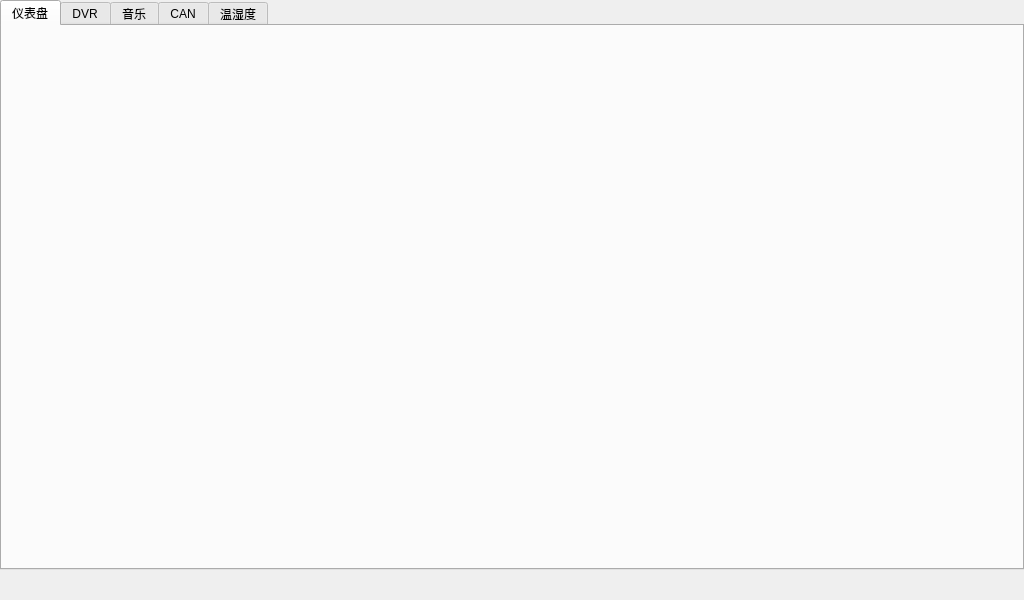
<?xml version="1.0" encoding="UTF-8"?>
<ui version="4.0">
 <class>MainWindow</class>
 <widget class="QMainWindow" name="MainWindow">
  <property name="geometry">
   <rect><x>0</x><y>0</y><width>1024</width><height>600</height></rect>
  </property>
  <property name="windowTitle">
   <string>智能车载终端</string>
  </property>
  <widget class="QWidget" name="centralwidget">
   <widget class="QTabWidget" name="tabWidget">
    <property name="geometry">
     <rect><x>0</x><y>0</y><width>1024</width><height>570</height></rect>
    </property>
    <widget class="QWidget" name="tabDashboard">
     <attribute name="title"><string>仪表盘</string></attribute>
    </widget>
    <widget class="QWidget" name="tabDVR">
     <attribute name="title"><string>DVR</string></attribute>
     <widget class="QLabel" name="dvrPreview">
      <property name="geometry"><rect><x>20</x><y>20</y><width>640</width><height>360</height></rect></property>
      <property name="text"><string>摄像头预览</string></property>
      <property name="alignment"><set>Qt::AlignCenter</set></property>
      <property name="styleSheet"><string>background:#222; color:#888; border:2px solid #555; font-size:24px;</string></property>
     </widget>
     <widget class="QLabel" name="dvrDuration">
      <property name="geometry"><rect><x>20</x><y>385</y><width>200</width><height>30</height></rect></property>
      <property name="text"><string>⏱ 00:00</string></property>
      <property name="styleSheet"><string>font-size:20px; font-weight:bold; color:#fff; background:#333; border-radius:4px; padding:4px 12px;</string></property>
      <property name="alignment"><set>Qt::AlignCenter</set></property>
     </widget>
     <widget class="QPushButton" name="btnRecord">
      <property name="geometry"><rect><x>20</x><y>425</y><width>110</width><height>50</height></rect></property>
      <property name="text"><string>开始录像</string></property>
      <property name="styleSheet"><string>background:#F44336; color:white; font-size:16px; font-weight:bold; border-radius:6px;</string></property>
     </widget>
     <widget class="QPushButton" name="btnPause">
      <property name="geometry"><rect><x>145</x><y>425</y><width>110</width><height>50</height></rect></property>
      <property name="text"><string>暂停</string></property>
      <property name="enabled"><bool>false</bool></property>
      <property name="styleSheet"><string>background:#FF9800; color:white; font-size:16px; font-weight:bold; border-radius:6px;</string></property>
     </widget>
     <widget class="QPushButton" name="btnStop">
      <property name="geometry"><rect><x>270</x><y>425</y><width>110</width><height>50</height></rect></property>
      <property name="text"><string>停止</string></property>
      <property name="enabled"><bool>false</bool></property>
      <property name="styleSheet"><string>background:#666; color:white; font-size:16px; font-weight:bold; border-radius:6px;</string></property>
     </widget>
     <widget class="QPushButton" name="btnSnap">
      <property name="geometry"><rect><x>395</x><y>425</y><width>110</width><height>50</height></rect></property>
      <property name="text"><string>拍照</string></property>
      <property name="styleSheet"><string>background:#2196F3; color:white; font-size:16px; font-weight:bold; border-radius:6px;</string></property>
     </widget>
     <widget class="QLabel" name="dvrStatus">
      <property name="geometry"><rect><x>20</x><y>485</y><width>500</width><height>30</height></rect></property>
      <property name="text"><string>状态: 待机  |  录像保存: /record/</string></property>
      <property name="styleSheet"><string>color:#888; font-size:13px;</string></property>
     </widget>
    </widget>
    <widget class="QWidget" name="tabMusic">
     <attribute name="title"><string>音乐</string></attribute>
     <widget class="QLabel" name="musicTitle">
      <property name="geometry"><rect><x>50</x><y>40</y><width>900</width><height>60</height></rect></property>
      <property name="text"><string>未播放</string></property>
      <property name="alignment"><set>Qt::AlignCenter</set></property>
      <property name="styleSheet"><string>font-size:28px; font-weight:bold;</string></property>
     </widget>
     <widget class="QPushButton" name="btnPlay">
      <property name="geometry"><rect><x>200</x><y>180</y><width>120</width><height>60</height></rect></property>
      <property name="text"><string>播放</string></property>
      <property name="styleSheet"><string>background:#4CAF50; color:white; font-size:18px; font-weight:bold; border-radius:8px;</string></property>
     </widget>
     <widget class="QPushButton" name="btnPauseMusic">
      <property name="geometry"><rect><x>350</x><y>180</y><width>120</width><height>60</height></rect></property>
      <property name="text"><string>暂停</string></property>
      <property name="styleSheet"><string>background:#FF9800; color:white; font-size:18px; font-weight:bold; border-radius:8px;</string></property>
     </widget>
     <widget class="QLabel" name="labelVol">
      <property name="geometry"><rect><x>200</x><y>280</y><width>60</width><height>30</height></rect></property>
      <property name="text"><string>音量</string></property>
     </widget>
     <widget class="QSlider" name="volSlider">
      <property name="geometry"><rect><x>270</x><y>280</y><width>300</width><height>30</height></rect></property>
      <property name="orientation"><enum>Qt::Horizontal</enum></property>
      <property name="minimum"><number>0</number></property>
      <property name="maximum"><number>100</number></property>
      <property name="value"><number>70</number></property>
     </widget>
    </widget>
    <widget class="QWidget" name="tabCAN">
     <attribute name="title"><string>CAN</string></attribute>
     <widget class="QTextEdit" name="canLog">
      <property name="geometry"><rect><x>10</x><y>10</y><width>980</width><height>400</height></rect></property>
      <property name="readOnly"><bool>true</bool></property>
      <property name="styleSheet"><string>background:#1a1a2e; color:#00ff88; font-family:monospace; font-size:14px;</string></property>
     </widget>
     <widget class="QLineEdit" name="canData">
      <property name="geometry"><rect><x>200</x><y>430</y><width>200</width><height>36</height></rect></property>
      <property name="text"><string>AA BB CC DD</string></property>
     </widget>
     <widget class="QPushButton" name="btnCanSend">
      <property name="geometry"><rect><x>420</x><y>430</y><width>120</width><height>36</height></rect></property>
      <property name="text"><string>发送CAN</string></property>
      <property name="styleSheet"><string>background:#FF9800; color:white; font-weight:bold; border-radius:6px;</string></property>
     </widget>
     <widget class="QSpinBox" name="canId">
      <property name="geometry"><rect><x>70</x><y>430</y><width>100</width><height>36</height></rect></property>
      <property name="prefix"><string>0x</string></property>
      <property name="displayIntegerBase"><number>16</number></property>
      <property name="maximum"><number>2047</number></property>
      <property name="value"><number>291</number></property>
     </widget>
     <widget class="QLabel" name="labelCanId">
      <property name="geometry"><rect><x>20</x><y>435</y><width>40</width><height>30</height></rect></property>
      <property name="text"><string>ID:</string></property>
     </widget>
    </widget>
    <widget class="QWidget" name="tabSensor">
     <attribute name="title"><string>温湿度</string></attribute>
     <widget class="QLabel" name="sensorTemp">
      <property name="geometry"><rect><x>150</x><y>60</y><width>300</width><height>120</height></rect></property>
      <property name="text"><string>--°C</string></property>
      <property name="alignment"><set>Qt::AlignCenter</set></property>
      <property name="styleSheet"><string>font-size:72px; font-weight:bold; color:#FF9800;</string></property>
     </widget>
     <widget class="QLabel" name="sensorHum">
      <property name="geometry"><rect><x>150</x><y>200</y><width>300</width><height>120</height></rect></property>
      <property name="text"><string>--%</string></property>
      <property name="alignment"><set>Qt::AlignCenter</set></property>
      <property name="styleSheet"><string>font-size:72px; font-weight:bold; color:#00BCD4;</string></property>
     </widget>
     <widget class="QLabel" name="sensorLabel1">
      <property name="geometry"><rect><x>40</x><y>80</y><width>100</width><height>60</height></rect></property>
      <property name="text"><string>🌡 温度</string></property>
      <property name="styleSheet"><string>font-size:20px; color:#888;</string></property>
     </widget>
     <widget class="QLabel" name="sensorLabel2">
      <property name="geometry"><rect><x>40</x><y>220</y><width>100</width><height>60</height></rect></property>
      <property name="text"><string>💧 湿度</string></property>
      <property name="styleSheet"><string>font-size:20px; color:#888;</string></property>
     </widget>
    </widget>
   </widget>
  </widget>
  <widget class="QStatusBar" name="statusbar">
   <property name="sizeGripEnabled"><bool>false</bool></property>
  </widget>
 </widget>
 <resources/>
 <connections/>
</ui>
